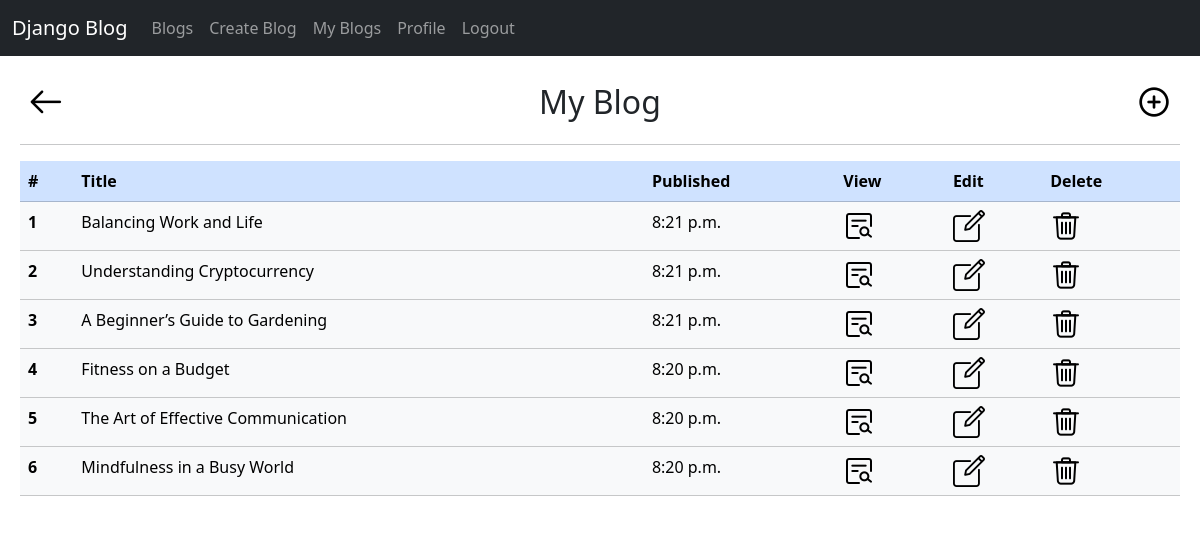
/blogs/user_blog/ (signed in), run on the app's committed database.
### blog/models.py (models this page shows, shortened)
class Blog(models.Model):
    author = models.ForeignKey(User, on_delete=models.CASCADE)
    title = models.CharField(max_length=150)
    text = models.TextField()
    published_date = models.DateTimeField(auto_now=True)
    updated_date = models.DateTimeField(auto_now_add=True)

### blog/views.py (the view)
# urls.py: path('blogs/user_blog/', views.user_blog, name='user_blog'),
@login_required(login_url='accounts:login')
def user_blog(request):
    blogs = Blog.objects.filter(author=request.user).order_by('-published_date')
    return render(request, 'blog/user_blog.html', {'blogs': blogs})

### blog/templates/blog/user_blog.html (shortened to what this page needs)
{% extends 'base.html' %}
{% load static %}
{% block content %}
    <div class="header-container">
        <a href="{% url 'blog:index' %}"><img src="{% static 'img/back.png' %}" alt="Back"></a>
        <h2 class="center-header">My Blog</h2>
        <a href="{% url 'blog:create' %}"><img src="{% static 'img/add.png' %}" alt="Add"></a>
    </div><hr>
    <table class="table table-primary">
        <thead>
            <tr>
                <th scope="col">#</th>
                <th scope="col">Title</th>
                <th scope="col">Published</th>
                <th scope="col">View</th>
                <th scope="col">Edit</th>
                <th scope="col">Delete</th>
            </tr>
        </thead>
        <tbody>
            {% for blog in blogs %}
                <tr class="table-light">
                        <th scope="row">{{ forloop.counter }}</th>
                        <td>{{ blog.title}}</a></td>
                        <td>{{ blog.published_date|time:"TIME_FORMAT"  }}</td>
                        <td><a href="{% url 'blog:detail' blog.id %}"><img src="{% static 'img/view.png' %}" alt="View"></a></td>
                        <td><a href="{% url 'blog:update' blog.id %}"><img src="{% static 'img/edit.png' %}" alt="Edit"></a></td>
                        <td><a href="{% url 'blog:delete' blog.id %}"><img src="{% static 'img/delete.png' %}" alt="Delete"></a></td>
                </tr>
            {% endfor %}
            </tbody>
        </table>
{% endblock %}

### templates/base.html (shortened to what this page needs)
<!DOCTYPE html>
{% load static %}
<html lang="en">
<head>
    <link rel="stylesheet" href="{% static 'css/base.css' %}">
    {% include 'bootstrap.html' %}
</head>
<body >
    {% include 'navbar.html' %}
    <div class="paper" >
        {% block content %}{% endblock %}
    </div>
</body>
</html>

### templates/bootstrap.html (shortened to what this page needs)
<link href="https://cdn.jsdelivr.net/npm/bootstrap@5.3.3/dist/css/bootstrap.min.css" rel="stylesheet">

### templates/navbar.html (shortened to what this page needs)
<nav class="navbar navbar-dark bg-dark navbar-expand-lg">
  <div class="container-fluid">
    <a class="navbar-brand" href="{% url 'blog:index' %}">Django Blog</a>
    <div class="collapse navbar-collapse" id="navbarNavAltMarkup">
      <div class="navbar-nav">
        {% if request.user.is_authenticated %}
            <a class="nav-link " href="{% url 'blog:list' %}">Blogs</a>
            <a class="nav-link" href="{% url 'blog:create' %}">Create Blog</a>
            <a class="nav-link" href="{% url 'blog:user_blog' %}">My Blogs</a>
            <a class="nav-link" aria-disabled="true" href={% url 'accounts:user_info' request.user%}>Profile</a>
            <a class="nav-link" href="{% url 'accounts:logout' %}">Logout</a>
        {% else %}
            <a class="nav-link" href="{% url 'accounts:login' %}">Login</a>
            <a class="nav-link" href="{% url 'accounts:register' %}">Sign Up</a>
        {% endif %}
      </div>
    </div>
  </div>
</nav>

### static/css/base.css (style rules this page uses)
body { background-color:rgb(205, 208, 208); font-family: 'Roboto', sans-serif; }
h2 { color: rgb(44, 41, 41); text-align: center; }
.paper { background-color: white; padding: 20px; }
a { text-decoration: none !important; }
.header-container { display: flex; justify-content: space-between; align-items: center; width: 100%; padding: 10px; }
.center-header { margin: 0 auto; position: absolute; left: 50%; transform: translateX(-50%); }

### data on the page
Blog: title "Balancing Work and Life", published_date "8:21 p.m."
Blog: title "Understanding Cryptocurrency", published_date "8:21 p.m."
Blog: title "A Beginner’s Guide to Gardening", published_date "8:21 p.m."
Blog: title "Fitness on a Budget", published_date "8:20 p.m."
Blog: title "The Art of Effective Communication", published_date "8:20 p.m."
Blog: title "Mindfulness in a Busy World", published_date "8:20 p.m."
